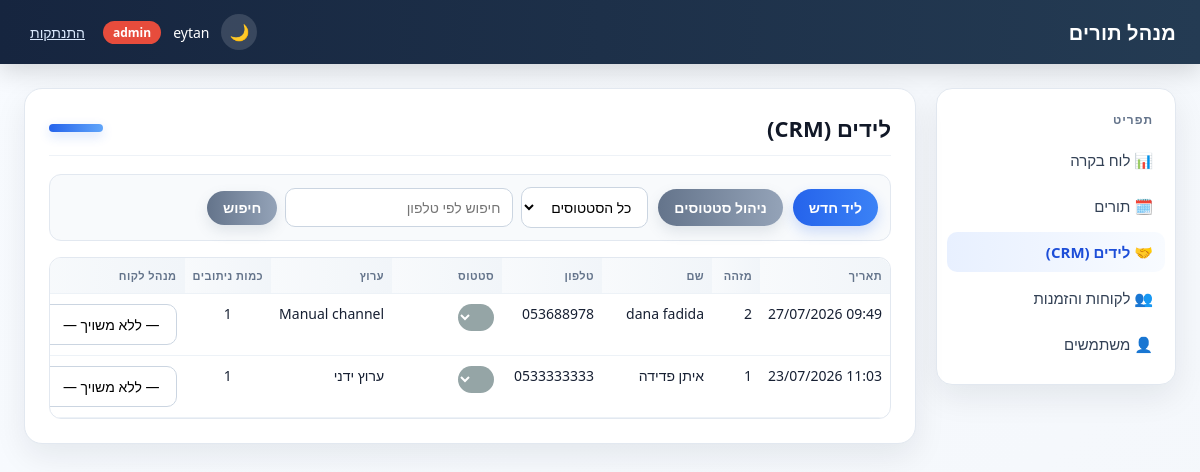
The app's page /leads/ (signed in), older data.
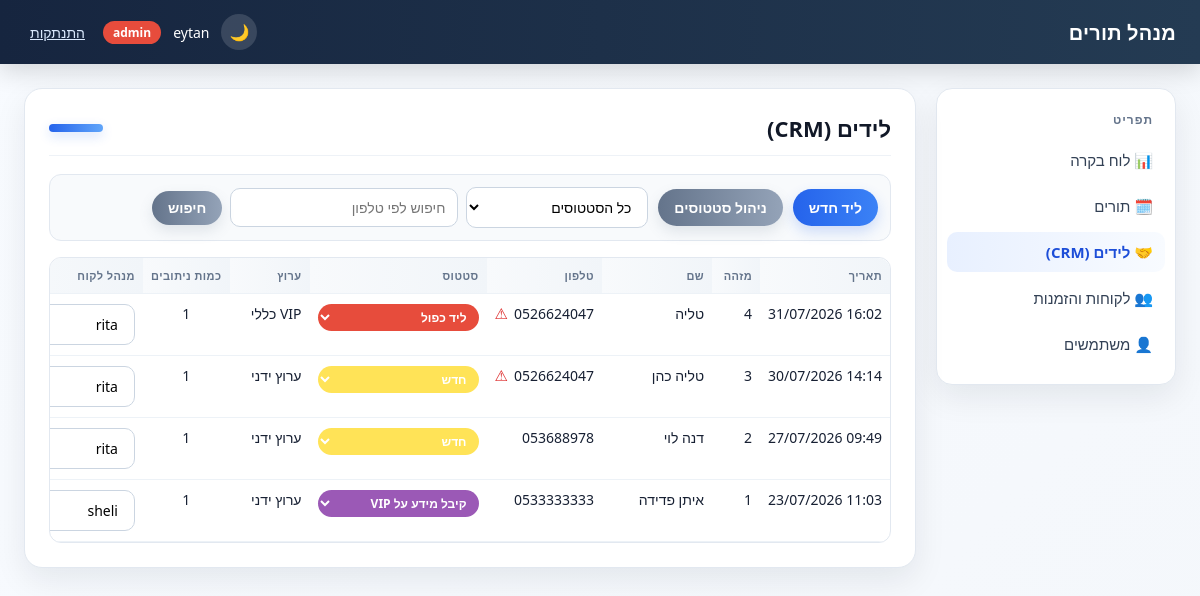
The same page, newer data.
### tables this page shows
CREATE TABLE leads (
                id INTEGER PRIMARY KEY AUTOINCREMENT,
                full_name TEXT,
                phone TEXT,
                status TEXT,
                channel TEXT,
                assigned_user TEXT,
                routings_count INTEGER,
                sms_count INTEGER,
                notes TEXT,
                created_datetime_stamp TEXT,
                last_updated_datetime_stamp TEXT
            );

### blueprints/leads.py (the view)
@bp.route("/")
@login_required
def list_leads():
    status = request.args.get("status", "")
    phone = request.args.get("phone", "").strip()
    show_my_only = request.args.get("mine", "0") == "1"
    repos = get_repos()
    current_user = session.get("user")
    current_username = current_user.get("username") if current_user else ""
    if phone:
        df = repos.leads.get_by_phone(phone)
    elif status:
        df = repos.leads.get_by_status(status)
    else:
        df = repos.leads.get_all()
    if show_my_only and current_user and current_user.get("role") != "admin":
        df = df[df["assigned_user"].fillna("") == current_username]
    elif current_user and current_user.get("role") != "admin":
        df = df[df["assigned_user"].fillna("") == current_username]
    all_leads = repos.leads.get_all()
    all_phone_counts = all_leads["phone"].fillna("").astype(str).str.strip()
    duplicate_phones = set(
        all_phone_counts[all_phone_counts != ""].value_counts()[lambda series: series > 1].index
    )
    users = to_records(repos.users.get_all()) if hasattr(repos, "users") else []
    lead_records = to_records(df)
    for record in lead_records:
        phone_value = (record.get("phone") or "").strip()
        record["is_duplicate_phone"] = bool(phone_value and phone_value in duplicate_phones)
    return render_template(
        "leads/list.html",
        leads=lead_records,
        statuses=repos.lead_statuses.get_names(),
        status_colors=repos.lead_statuses.get_color_map(),
        default_status_color=DEFAULT_STATUS_COLOR,
        status=status,
        phone=phone,
        users=users,
        show_my_only=show_my_only,
    )

### app.py (called while the page is built)
@app.context_processor
def inject_template_globals():
    return {
        "csrf_token": generate_csrf_token(),
        "current_user": current_user(),
        "ROLE_ADMIN": roles.ADMIN,
        "ROLE_USER": roles.USER,
    }

### auth.py (called while the page is built)
def generate_csrf_token():
    if "csrf_token" not in session:
        session["csrf_token"] = secrets.token_hex(16)
    return session["csrf_token"]

def validate_csrf():
    if request.method != "POST":
        return
    token = session.get("csrf_token")
    submitted = request.form.get("csrf_token", "")
    if not token or not secrets.compare_digest(token, submitted):
        abort(400)

def current_user():
    return session.get("user")

def login_required(view):
    @wraps(view)
    def wrapped(*args, **kwargs):
        if current_user() is None:
            return redirect(url_for("auth.login"))
        return view(*args, **kwargs)
    return wrapped

### db_context.py (called while the page is built)
def get_conn():
    if "db_conn" not in g:
        g.db_conn = sqlite3.connect(DB_FILE, timeout=10)
    return g.db_conn

def init_app(app):
    @app.teardown_appcontext
    def close_conn(exception):
        conn = g.pop("db_conn", None)
        if conn is not None:
            conn.close()

### templates/leads/list.html (shortened to what this page needs)
{% extends "base.html" %}
{% block page_heading %}לידים (CRM){% endblock %}
{% block content %}
<div class="toolbar">
    <a href="{{ url_for('leads.new_lead') }}" class="btn">ליד חדש</a>
    {% if current_user.role == ROLE_ADMIN %}
    <a href="{{ url_for('leads.manage_statuses') }}" class="btn btn-secondary">ניהול סטטוסים</a>
    {% endif %}
    <form method="get" class="toolbar-actions">
        <select name="status" onchange="this.form.submit()">
            <option value="">כל הסטטוסים</option>
        </select>
        <input type="text" name="phone" placeholder="חיפוש לפי טלפון" value="{{ phone }}">
        <button type="submit" class="btn btn-secondary">חיפוש</button>
    </form>
</div>
{% if leads %}
<div class="table-scroll">
    <table class="leads-table">
        <thead>
            <tr>
                <th class="col-created">תאריך</th>
                <th class="col-id">מזהה</th>
                <th class="col-name">שם</th>
                <th class="col-phone">טלפון</th>
                <th class="col-status">סטטוס</th>
                <th class="col-channel">ערוץ</th>
                <th class="col-routings">כמות ניתובים</th>
                <th class="col-assigned">מנהל לקוח</th>
            </tr>
        </thead>
        <tbody>
            {% for lead in leads %}
            <tr>
                <td class="col-created">{{ lead.created_datetime_stamp | format_lead_datetime }}</td>
                <td class="col-id">{{ lead.id }}</td>
                <td class="col-name">{{ lead.full_name }}</td>
                <td class="col-phone">
                    <span class="phone-cell">
                        <span>{{ lead.phone }}</span>
                        {% if lead.is_duplicate_phone %}
                        <span class="duplicate-phone" title="מספר טלפון כפול">⚠</span>
                        {% endif %}
                    </span>
                </td>
                <td class="col-status">
                    <form method="post" action="{{ url_for('leads.update_status', lead_id=lead.id) }}">
                        <select name="status" class="status-select" style="background: {{ status_colors.get(lead.status, default_status_color) }};" onchange="this.form.submit()">
                            {% for s in statuses %}
                            <option value="{{ s }}" style="background: {{ status_colors.get(s, default_status_color) }}; color: #fff;" {{ "selected" if s == lead.status else "" }}>{{ s }}</option>
                            {% endfor %}
                        </select>
                    </form>
                </td>
                <td class="col-channel">{{ lead.channel }}</td>
                <td class="col-routings">{{ lead.routings_count or 0 }}</td>
                <td class="col-assigned">
                    <form method="post" action="{{ url_for('leads.assign_lead', lead_id=lead.id) }}" class="inline-form">
                        <select name="assigned_user" onchange="this.form.submit()">
                            <option value="">— ללא משויך —</option>
                            {% for user in users %}
                            <option value="{{ user.username }}" {{ "selected" if user.username == lead.assigned_user else "" }}>{{ user.username }}</option>
                            {% endfor %}
                        </select>
                    </form>
                </td>
            </tr>
            {% endfor %}
        </tbody>
    </table>
</div>
{% else %}
<p class="empty-state">לא נמצאו לידים.</p>
{% endif %}
{% endblock %}

Row changes from the older to the newer data that the page shows:
added leads: created_datetime_stamp "16:02 31/07/2026", id "4", full_name "טליה", phone "0526624047", channel "VIP כללי", routings_count "1"
added leads: created_datetime_stamp "14:14 30/07/2026", id "3", full_name "טליה כהן", phone "0526624047", channel "ערוץ ידני", routings_count "1"
changed leads id 2: full_name "dana fadida" → "דנה לוי"; status (not shown) → "חדש"; channel "Manual channel" → "ערוץ ידני"; assigned_user "— ללא משויך —" → "rita"
changed leads "איתן פדידה": status (not shown) → "קיבל מידע על VIP"; assigned_user "— ללא משויך —" → "sheli"
